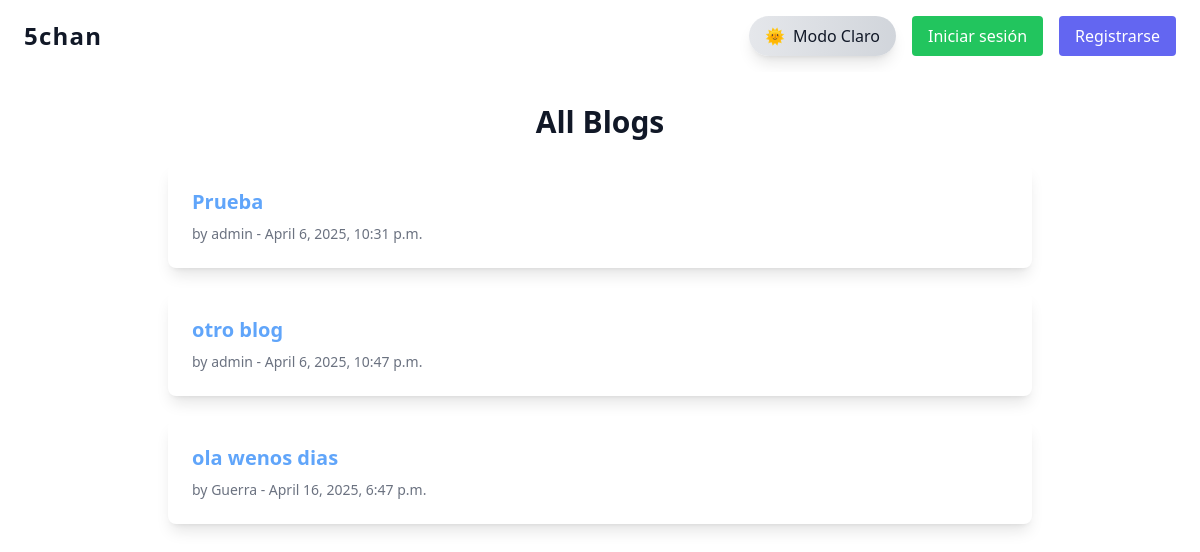
The app's page /, older data.
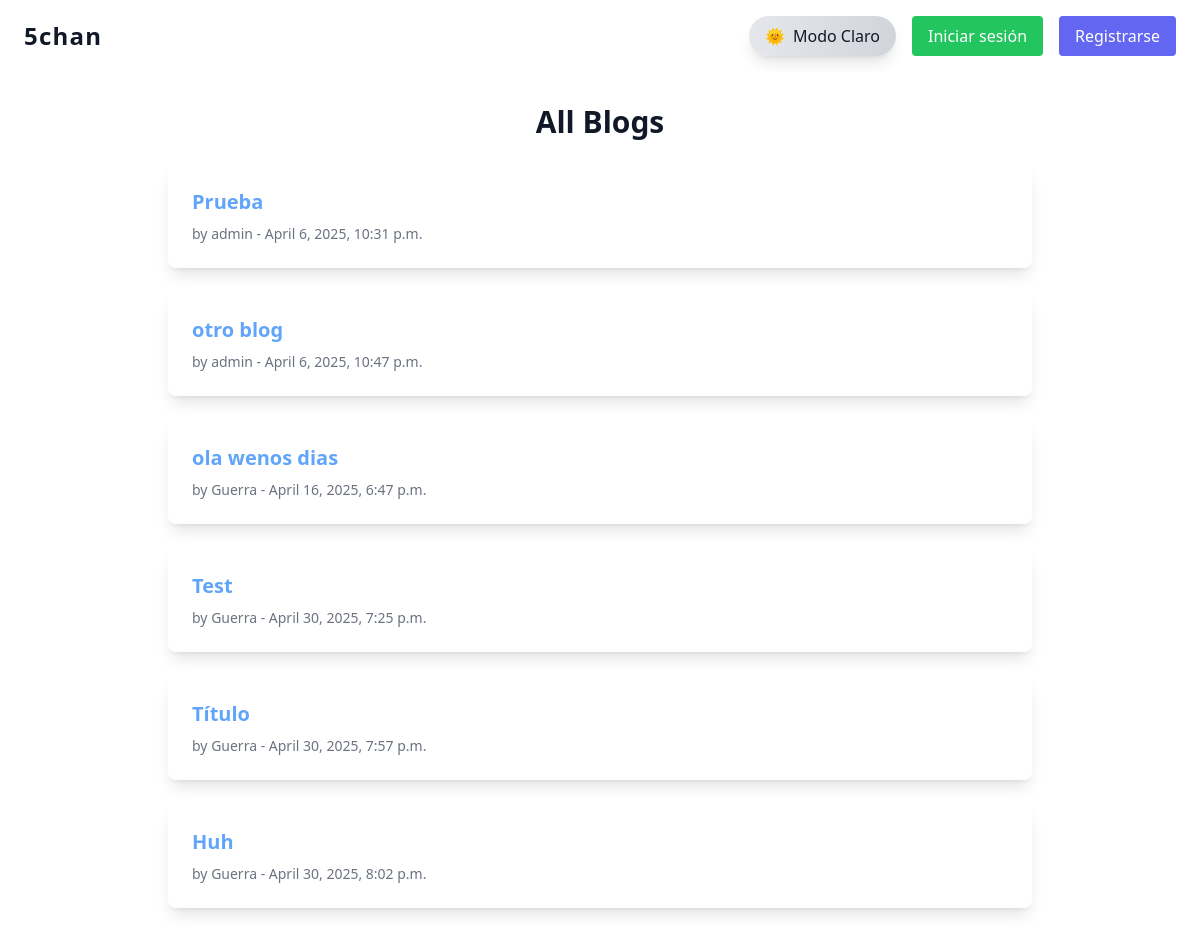
The same page, newer data.
### blogapp/models.py (models this page shows, shortened)
class Blog(models.Model):
    title = models.CharField(max_length=200)
    content = RichTextField()
    author = models.ForeignKey(User, on_delete=models.CASCADE)
    created_at = models.DateTimeField(auto_now_add=True)

### blogapp/views.py (the view)
# urls.py: path('', BlogListView.as_view(), name='blog_list'),
class BlogListView(ListView):
    model = Blog
    template_name = 'blogapp/blog_list.html'

### blogapp/templates/blogapp/blog_list.html
{% extends 'base.html' %}
{% block content %}
  <h1 class="text-3xl font-bold mb-6 text-center text-gray-900 dark:text-white">All Blogs</h1>
  <div class="grid gap-6">
    {% for blog in object_list %}
      <div class="bg-white dark:bg-gray-800 rounded-lg shadow-lg p-6 hover:shadow-xl transition-all duration-700 ease-in-out dark:text-white text-gray-900 animate-fade-in">
        <h2 class="text-xl font-semibold mb-2">
          <a href="{% url 'blogapp:blog_detail' blog.pk %}" class="text-blue-400 hover:text-blue-300">{{ blog.title }}</a>
        </h2>
        <p class="text-sm text-gray-500 dark:text-gray-400">by {{ blog.author.username }} - {{ blog.created_at }}</p>
      </div>
    {% empty %}
      <p class="text-gray-500 dark:text-gray-400 text-center">No blogs have been posted yet.</p>
    {% endfor %}
  </div>
{% endblock %}

### blogapp/templates/blogapp/base.html (shortened to what this page needs)
<!DOCTYPE html>
<html lang="en">
<head>
  <script src="https://cdn.tailwindcss.com"></script>
</head>
<body id="body" class="flex flex-col min-h-screen bg-white dark:bg-black text-gray-900 dark:text-white font-sans transition-all duration-700 ease-in-out">
  <nav class="bg-white dark:bg-gradient-to-r dark:from-gray-900 dark:to-gray-700 shadow-md py-4 px-6 transition-colors">
    <div class="max-w-6xl mx-auto flex justify-between items-center">
      <a href="{% url 'blogapp:blog_list' %}" class="text-gray-900 dark:text-white text-2xl font-semibold tracking-wider transition-colors">5chan</a>
      <div class="flex items-center space-x-4">
        <button onclick="toggleDarkMode()" class="flex items-center gap-2 px-4 py-2 rounded-full bg-gradient-to-r from-gray-200 to-gray-300 dark:from-gray-700 dark:to-gray-800 text-gray-900 dark:text-white hover:scale-105 transition-all duration-300 shadow-lg">
          <span id="theme-icon" class="transition-transform duration-500 transform">🌞</span>
          <span id="theme-label" class="transition-opacity duration-500 ease-in-out">Modo Claro</span>
        </button>
        {% if user.is_authenticated %}
          <a href="{% url 'blogapp:add_blog' %}" class="bg-blue-500 hover:bg-blue-600 text-white dark:bg-blue-600 dark:hover:bg-blue-700 font-medium py-2 px-4 rounded transition-all duration-500 ease-in-out">New Blog</a>
          <form action="{% url 'logout' %}" method="post">
            {% csrf_token %}
            <button type="submit" class="bg-red-500 hover:bg-red-600 text-white dark:bg-red-600 dark:hover:bg-red-700 font-medium py-2 px-4 rounded transition-all duration-500 ease-in-out">
              Cerrar sesión
            </button>
          </form>
        {% else %}
          <a href="{% url 'login' %}" class="bg-green-500 hover:bg-green-600 text-white dark:bg-green-600 dark:hover:bg-green-700 font-medium py-2 px-4 rounded transition-all duration-500 ease-in-out">Iniciar sesión</a>
          <a href="{% url 'blogapp:signup' %}" class="bg-indigo-500 hover:bg-indigo-600 text-white dark:bg-indigo-600 dark:hover:bg-indigo-700 font-medium py-2 px-4 rounded transition-all duration-500 ease-in-out">Registrarse</a>
        {% endif %}
      </div>
    </div>
  </nav>
  <main class="flex-grow w-full bg-white dark:bg-gray-900 transition-all duration-700 ease-in-out">
    <div class="max-w-4xl mx-auto px-4 py-8">
      {% block content %}{% endblock %}
    </div>
  </main>
</body>
</html>

### blogapp/templates/blogapp/base.html (style rules this page uses)
html { background-color: white; transition: background-color 0.5s ease-in-out; }
html, body { height: 100%; scroll-behavior: smooth; transition: background-color 0.5s ease-in-out; }
.animate-fade-in { animation: fade-in 0.6s ease-out; will-change: opacity, transform; }

Row changes from the older to the newer data that the page shows:
added Blog: title "Test", author.username "Guerra", created_at "April 30, 2025, 7:25 p.m."
added Blog: title "Título", author.username "Guerra", created_at "April 30, 2025, 7:57 p.m."
added Blog: title "Huh", author.username "Guerra", created_at "April 30, 2025, 8:02 p.m."
